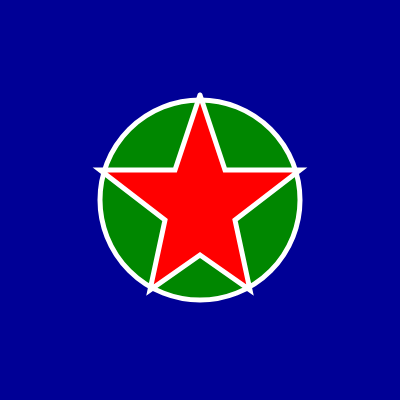
Frame 1 (no input)
Frame 60 (no input): identical to frame 1, image omitted
Frame 120 (the mouse pressed at the canvas centre since frame 60): identical to frame 1, image omitted

The p5.js sketch that drew this single still picture (run headless with seeded random() and noise() and a simulated clock; from frame 60 on, the mouse is pressed at the canvas centre):

// p5.js sketch
// ── sketch.js
function setup() {
  createCanvas(400, 400);
}

function draw() {
  background(0,0,150);

  //creating green background circle
  fill(0, 135, 0);
  strokeWeight(5);
  stroke(255,255,255);
  arc(200, 200, 200, 200, 0, 2 * PI);
  
  fill(255, 0, 0);
  strokeWeight(5);
  stroke(255,255,255);
  beginShape();
  vertex(200, 95);
  vertex(175, 170);
  vertex(100, 170);
  vertex(165, 220);
  vertex(150, 290);
  vertex(200, 255);
  vertex(250, 290);
  vertex(235, 220);
  vertex(300, 170);
  vertex(225, 170);
  vertex(200, 95);
  endShape();
}
